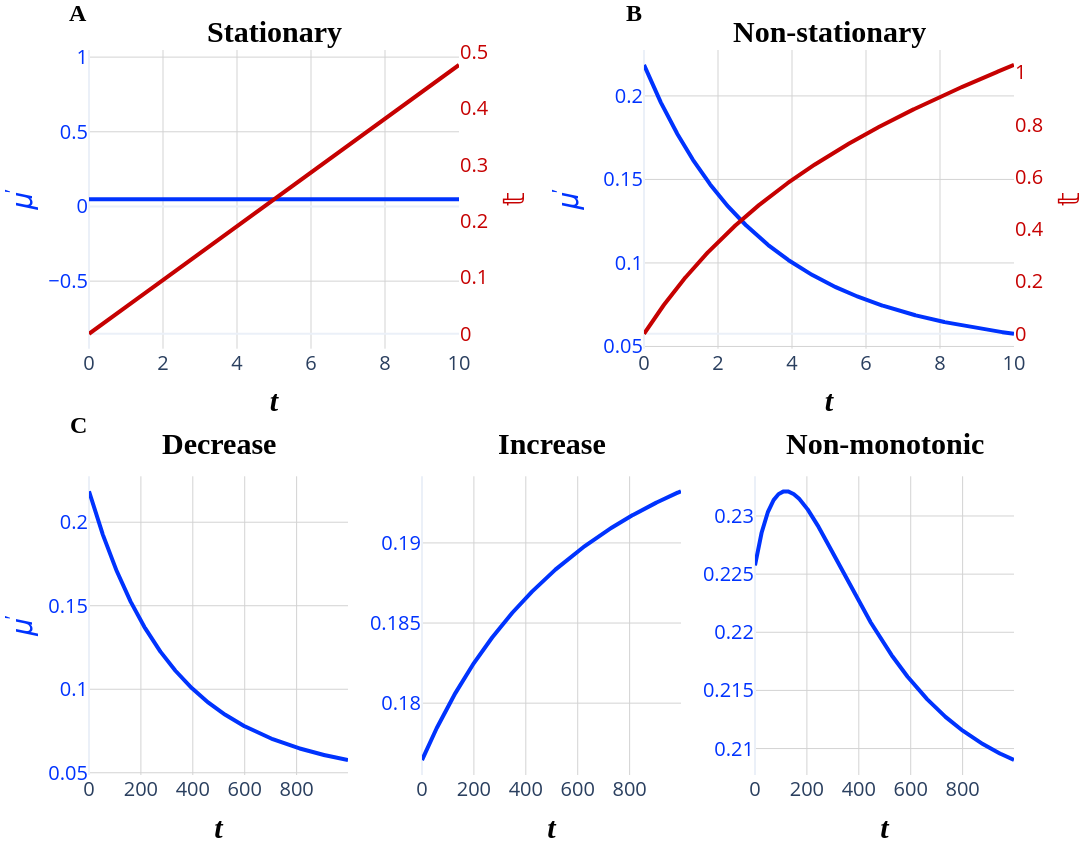

Notebook code for this chart:
### Markdown cell above
## Multi-panel figure

Row 1: stationary (**A**) and non-stationary (**B**) processes, each combining $\mu^\prime$ (left
y-axis) and ENS (right y-axis). Row 2 (**C**): the three evolutionary-rate change scenarios.

### Code cell
def get_math_figure():
    # Panels A and B: the two dual-axis combined plots.
    stationary_plot = get_combined_rate_ens_plot(Q1, t_range)
    non_stationary_plot = get_combined_rate_ens_plot(Q1, t_range, pi)

    # Panel C: the three evolutionary-rate change scenarios (mu in MU_COLOR).
    rate_change_plot = get_evolutionary_rate_change_plot(
        Q1, Q2, Q3, pi, t_range, color=MU_COLOR
    )

    # Explicit x-domains so the A/B gap is wide enough for A's right (ENS) axis
    # and B's left (mu) axis to sit side by side without overlapping. Row 2 keeps
    # its own three-column layout independent of that gap.
    a_dom, b_dom = [0.0, 0.40], [0.60, 1.0]
    c_doms = [[0.0, 0.28], [0.36, 0.64], [0.72, 1.0]]
    vertical_spacing = 0.176

    # 2 rows x 6 cols: row 1 holds A (cols 1-3) and B (cols 4-6), each with a
    # secondary y-axis; row 2 holds the three scenarios (cols 1-2, 3-4, 5-6).
    fig = make_subplots(
        rows=2,
        cols=6,
        specs=[
            [
                {"colspan": 3, "secondary_y": True},
                None,
                None,
                {"colspan": 3, "secondary_y": True},
                None,
                None,
            ],
            [
                {"colspan": 2},
                None,
                {"colspan": 2},
                None,
                {"colspan": 2},
                None,
            ],
        ],
        vertical_spacing=vertical_spacing,
    )

    # A and B: mu on the primary y-axis, ENS on the secondary y-axis.
    for col, panel, dom in (
        (1, stationary_plot, a_dom),
        (4, non_stationary_plot, b_dom),
    ):
        mu_trace, ens_trace = panel.data
        fig.add_trace(mu_trace, row=1, col=col, secondary_y=False)
        fig.add_trace(ens_trace, row=1, col=col, secondary_y=True)
        fig.update_xaxes(title_text=X_TITLE, domain=dom, row=1, col=col)
        fig.update_yaxes(title_text=MU_TITLE, row=1, col=col, secondary_y=False)
        fig.update_yaxes(
            title_text=ENS_TITLE, showgrid=False, row=1, col=col, secondary_y=True
        )

    # C: one mu scenario trace per column, mu labelled on the left-most only.
    for i, col in enumerate((1, 3, 5)):
        fig.add_trace(rate_change_plot.data[i], row=2, col=col)
        fig.update_xaxes(title_text=X_TITLE, domain=c_doms[i], row=2, col=col)
    fig.update_yaxes(title_text=MU_TITLE, row=2, col=1)

    fig = update_figure_format(fig)
    fig.update_layout(width=1200, height=850, showlegend=False)

    # Enlarge all axis titles (1.5x the update_figure_format default of 20),
    # leaving tick fonts unchanged.
    fig.update_xaxes(title_font_size=30)
    fig.update_yaxes(title_font_size=30)

    # Colour the axis titles/ticks to match their axes (mu/ENS); done last because
    # update_figure_format resets y-axis title colours to black.
    for col in (1, 4):
        fig.update_yaxes(
            title_font={"size": 30, "color": MU_COLOR},
            tickfont={"color": MU_COLOR},
            row=1,
            col=col,
            secondary_y=False,
        )
        fig.update_yaxes(
            title_font={"size": 30, "color": ENS_COLOR},
            tickfont={"color": ENS_COLOR},
            row=1,
            col=col,
            secondary_y=True,
        )

    # Row 2 mu axes: same colouring as the row-1 mu axis for consistency.
    for col in (1, 3, 5):
        fig.update_yaxes(tickfont={"color": MU_COLOR}, row=2, col=col)
    fig.update_yaxes(title_font={"size": 30, "color": MU_COLOR}, row=2, col=1)

    # Subplot titles (centred on each panel) and panel letters (top-left). Row-2
    # y-positions track the row-2 top so they stay attached as vertical_spacing changes.
    row2_top = (1 - vertical_spacing) / 2
    titles = [
        ("<b>Stationary</b>", sum(a_dom) / 2, 1.0),
        ("<b>Non-stationary</b>", sum(b_dom) / 2, 1.0),
        ("<b>Decrease</b>", sum(c_doms[0]) / 2, row2_top + 0.02),
        ("<b>Increase</b>", sum(c_doms[1]) / 2, row2_top + 0.02),
        ("<b>Non-monotonic</b>", sum(c_doms[2]) / 2, row2_top + 0.02),
    ]
    for text, x, y in titles:
        fig.add_annotation(
            text=text,
            xref="paper",
            yref="paper",
            x=x,
            y=y,
            xanchor="center",
            yanchor="bottom",
            showarrow=False,
            font={"size": 30, "family": "Times New Roman", "color": "black"},
        )

    for letter, (x, y) in zip(
        ("A", "B", "C"),
        ((a_dom[0], 1.03), (b_dom[0], 1.03), (c_doms[0][0], row2_top + 0.05)),
    ):
        fig.add_annotation(
            text=f"<b>{letter}</b>",
            xref="paper",
            yref="paper",
            x=x,
            y=y,
            xanchor="right",
            yanchor="bottom",
            showarrow=False,
            font={"size": 24, "family": "Times New Roman", "color": "black"},
        )
    return fig


math_figure = get_math_figure()
math_figure.show()

### Figure 1 — Plotly figure (JSON) as saved in the notebook; plotly's stock layout.template omitted (floating-point values rounded to 4 significant figures; data arrays with more than 128 entries replaced by an {"elided": "..."} marker saying what was removed)
{"data": [{"line": {"color": "#0033FE", "width": 4}, "mode": "lines", "name": "𝜇<sup>′</sup>", "type": "scatter", "x": {"elided": "999 float values"}, "xaxis": "x", "y": {"elided": "999 float values"}, "yaxis": "y"}, {"line": {"color": "#C60101", "width": 4}, "mode": "lines", "name": "𝕥", "type": "scatter", "x": {"elided": "999 float values"}, "xaxis": "x", "y": {"elided": "999 float values"}, "yaxis": "y2"}, {"line": {"color": "#0033FE", "width": 4}, "mode": "lines", "name": "𝜇<sup>′</sup>", "type": "scatter", "x": {"elided": "999 float values"}, "xaxis": "x2", "y": {"elided": "999 float values"}, "yaxis": "y3"}, {"line": {"color": "#C60101", "width": 4}, "mode": "lines", "name": "𝕥", "type": "scatter", "x": {"elided": "999 float values"}, "xaxis": "x2", "y": {"elided": "999 float values"}, "yaxis": "y4"}, {"line": {"color": "#0033FE", "width": 4}, "mode": "lines", "showlegend": false, "type": "scatter", "x": {"elided": "999 int values"}, "xaxis": "x3", "y": {"elided": "999 float values"}, "yaxis": "y5"}, {"line": {"color": "#0033FE", "width": 4}, "mode": "lines", "showlegend": false, "type": "scatter", "x": {"elided": "999 int values"}, "xaxis": "x4", "y": {"elided": "999 float values"}, "yaxis": "y6"}, {"line": {"color": "#0033FE", "width": 4}, "mode": "lines", "showlegend": false, "type": "scatter", "x": {"elided": "999 int values"}, "xaxis": "x5", "y": {"elided": "999 float values"}, "yaxis": "y7"}], "layout": {"annotations": [{"font": {"color": "black", "family": "Times New Roman", "size": 30}, "showarrow": false, "text": "<b>Stationary</b>", "x": 0.2, "xanchor": "center", "xref": "paper", "y": 1, "yanchor": "bottom", "yref": "paper"}, {"font": {"color": "black", "family": "Times New Roman", "size": 30}, "showarrow": false, "text": "<b>Non-stationary</b>", "x": 0.8, "xanchor": "center", "xref": "paper", "y": 1, "yanchor": "bottom", "yref": "paper"}, {"font": {"color": "black", "family": "Times New Roman", "size": 30}, "showarrow": false, "text": "<b>Decrease</b>", "x": 0.14, "xanchor": "center", "xref": "paper", "y": 0.432, "yanchor": "bottom", "yref": "paper"}, {"font": {"color": "black", "family": "Times New Roman", "size": 30}, "showarrow": false, "text": "<b>Increase</b>", "x": 0.5, "xanchor": "center", "xref": "paper", "y": 0.432, "yanchor": "bottom", "yref": "paper"}, {"font": {"color": "black", "family": "Times New Roman", "size": 30}, "showarrow": false, "text": "<b>Non-monotonic</b>", "x": 0.86, "xanchor": "center", "xref": "paper", "y": 0.432, "yanchor": "bottom", "yref": "paper"}, {"font": {"color": "black", "family": "Times New Roman", "size": 24}, "showarrow": false, "text": "<b>A</b>", "x": 0, "xanchor": "right", "xref": "paper", "y": 1.03, "yanchor": "bottom", "yref": "paper"}, {"font": {"color": "black", "family": "Times New Roman", "size": 24}, "showarrow": false, "text": "<b>B</b>", "x": 0.6, "xanchor": "right", "xref": "paper", "y": 1.03, "yanchor": "bottom", "yref": "paper"}, {"font": {"color": "black", "family": "Times New Roman", "size": 24}, "showarrow": false, "text": "<b>C</b>", "x": 0, "xanchor": "right", "xref": "paper", "y": 0.462, "yanchor": "bottom", "yref": "paper"}], "autosize": true, "height": 850, "legend": {"font": {"size": 20}}, "margin": {"b": 20, "l": 20, "r": 20, "t": 50}, "showlegend": false, "title": {"font": {"color": "black", "family": "Times New Roman", "size": 25}}, "width": 1200, "xaxis": {"anchor": "y", "domain": [0, 0.4], "gridcolor": "lightgrey", "tickfont": {"size": 20}, "title": {"font": {"color": "black", "family": "Times New Roman", "size": 30}, "text": "<b><i>t</i></b>"}}, "xaxis2": {"anchor": "y3", "domain": [0.6, 1], "gridcolor": "lightgrey", "tickfont": {"size": 20}, "title": {"font": {"color": "black", "family": "Times New Roman", "size": 30}, "text": "<b><i>t</i></b>"}}, "xaxis3": {"anchor": "y5", "domain": [0, 0.28], "gridcolor": "lightgrey", "tickfont": {"size": 20}, "title": {"font": {"color": "black", "family": "Times New Roman", "size": 30}, "text": "<b><i>t</i></b>"}}, "xaxis4": {"anchor": "y6", "domain": [0.36, 0.64], "gridcolor": "lightgrey", "tickfont": {"size": 20}, "title": {"font": {"color": "black", "family": "Times New Roman", "size": 30}, "text": "<b><i>t</i></b>"}}, "xaxis5": {"anchor": "y7", "domain": [0.72, 1], "gridcolor": "lightgrey", "tickfont": {"size": 20}, "title": {"font": {"color": "black", "family": "Times New Roman", "size": 30}, "text": "<b><i>t</i></b>"}}, "yaxis": {"anchor": "x", "domain": [0.588, 1], "gridcolor": "lightgrey", "tickfont": {"color": "#0033FE", "size": 20}, "title": {"font": {"color": "#0033FE", "family": "Times New Roman", "size": 30}, "text": "𝜇<sup>′</sup>"}}, "yaxis2": {"anchor": "x", "gridcolor": "lightgrey", "overlaying": "y", "showgrid": false, "side": "right", "tickfont": {"color": "#C60101", "size": 20}, "title": {"font": {"color": "#C60101", "family": "Times New Roman", "size": 30}, "text": "𝕥"}}, "yaxis3": {"anchor": "x2", "domain": [0.588, 1], "gridcolor": "lightgrey", "tickfont": {"color": "#0033FE", "size": 20}, "title": {"font": {"color": "#0033FE", "family": "Times New Roman", "size": 30}, "text": "𝜇<sup>′</sup>"}}, "yaxis4": {"anchor": "x2", "gridcolor": "lightgrey", "overlaying": "y3", "showgrid": false, "side": "right", "tickfont": {"color": "#C60101", "size": 20}, "title": {"font": {"color": "#C60101", "family": "Times New Roman", "size": 30}, "text": "𝕥"}}, "yaxis5": {"anchor": "x3", "domain": [0, 0.412], "gridcolor": "lightgrey", "tickfont": {"color": "#0033FE", "size": 20}, "title": {"font": {"color": "#0033FE", "family": "Times New Roman", "size": 30}, "text": "𝜇<sup>′</sup>"}}, "yaxis6": {"anchor": "x4", "domain": [0, 0.412], "gridcolor": "lightgrey", "tickfont": {"color": "#0033FE", "size": 20}, "title": {"font": {"color": "black", "family": "Times New Roman", "size": 30}}}, "yaxis7": {"anchor": "x5", "domain": [0, 0.412], "gridcolor": "lightgrey", "tickfont": {"color": "#0033FE", "size": 20}, "title": {"font": {"color": "black", "family": "Times New Roman", "size": 30}}}}}
